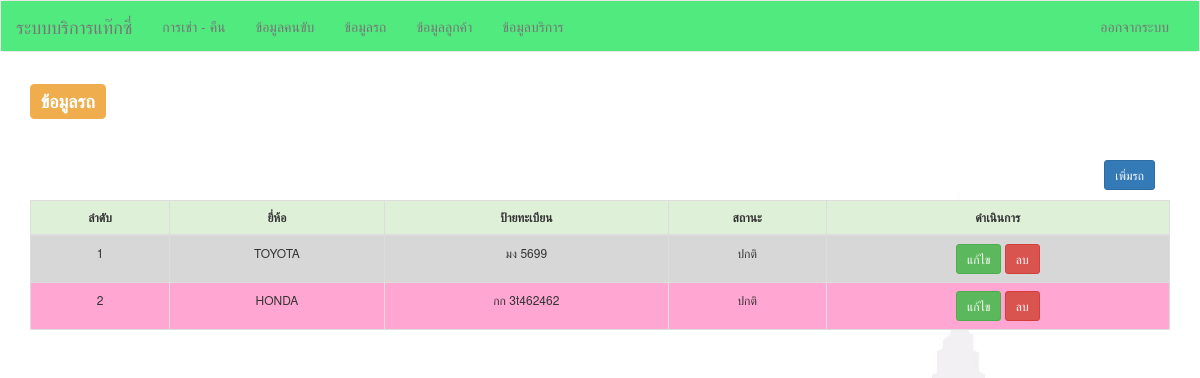
The page /index.php?viewName=carList (signed in) on the database as committed earlier.
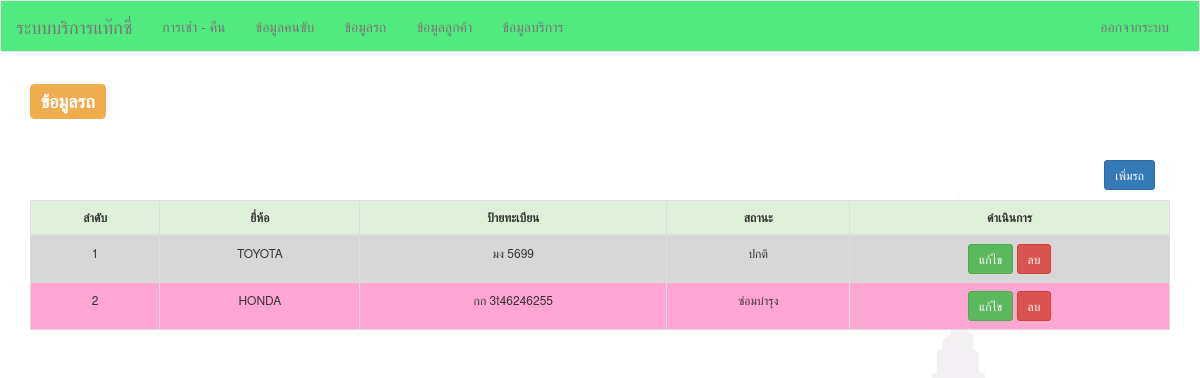
The same page on the database as committed later.
### tables this page shows
CREATE TABLE `car` (
  `carID` int(11) NOT NULL,
  `brand` varchar(20) NOT NULL,
  `licensePlate` varchar(20) DEFAULT NULL,
  `status` enum('ปกติ','ซ่อมบำรุง') NOT NULL
);

### model/car.php (called while the page is built, shortened)
<?php
class Car {
    public function read($condition = " 1=1") {
         $this->sql = "SELECT * FROM car WHERE $condition";
        $query = mysql_query($this->sql);
        if ($query) {
            $result = array();
            while ($row = mysql_fetch_array($query, MYSQL_ASSOC)) {
                $result[] = $row;
            }
            return $result;
        } else {
            return false;
        }
    }
}
?>

### views/carList.php (the view, shortened to what this page needs)
<?php
include "./model/car.php";
$obj = new Car();
$rows = $obj->read();
?>
<div class="container">
    <h3><label class="label label-warning">ข้อมูลรถ</label></h3>
    <br /><br>
    <div class="col-md-12 pull-right">
    	<a href="index.php?viewName=add_car" class="btn  btn-sm btn-primary pull-right">เพิ่มรถ</a>
    </div>
    <br /><br>
    <div class="table-responsive">
        <table class="table table-bordered table-hover" style="font-size:12px;">
            <thead>
                <tr class="success">
                    <th class="text-center">ลำดับ</th>
                    <th class="text-center">ยี่ห้อ</th>
                    <th class="text-center">ป้ายทะเบียน</th>
                    <th class="text-center">สถานะ</th>
                    <th class="text-center">ดำเนินการ</th>
                </tr>
            </thead>
            <tbody>
                <?php
                if ($rows != false) {
                    $count = 1;
                    foreach ($rows as $row) {
                        ?>
                        <tr>
                            <td class="text-center"><?= $count++; ?></td>
                            <td class="text-center"><?= $row["brand"] ?></td>
                            <td class="text-center"><?= $row["licensePlate"] ?></td>
                            <td class="text-center"><?= $row["status"] ?></td>
                            <td class="text-center text-center">
                                <a href="index.php?viewName=editCar&carID=<?= $row["carID"] ?>" class="btn btn-sm btn-success">
				   แก้ไข
                                </a>
                                <a onclick="return confirm('ยืนยันการลบคนขับ')" href="deleteCar.php?carID=<?= $row["carID"] ?>" class="btn btn-sm btn-danger">
                                   ลบ
                                </a>
                            </td>
                        </tr>
                        <?php
                    }
                }
                ?>
            </tbody>
        </table>
    </div>
</div>

### index.php (shortened to what this page needs)
<html>
    <head>
		<link href="css/site.css" rel="stylesheet" type="text/css"/>
        <link href="css/bootstrap.min.css" rel="stylesheet" type="text/css"/>
        <link rel="stylesheet" type="text/css" href="css/datepicker.css">
    </head>
    <body>
     <?php
        include "menu.php";
        if ($_GET["viewName"] != "") {
            include "./views/{$_GET["viewName"]}.php";
        } else {
            redirect("index.php?viewName=employeeList");
        }
        ?>
    </body>
</html>

### menu.php (shortened to what this page needs)
<nav class="navbar navbar-default">
    <div class="container-fluid" style="background-color:#51EA7E">
        <div class="navbar-header">
            <a class="navbar-brand" href="?viewName=driverList">ระบบบริการแท๊กซี่</a>
        </div>
        <div class="collapse navbar-collapse" id="bs-example-navbar-collapse-1">
            <ul class="nav navbar-nav">
                    <?php if($_SESSION["userType"] == "Admin") { ?>
                            <li>
                                <a href="?viewName=rentList">การเช่า - คืน <span class="sr-only">(current)</span></a>
                            </li>
                    <?php } ?>
                     <?php if($_SESSION["userType"] == "Admin") { ?>
                            <li>
                                <a href="?viewName=driverList">ข้อมูลคนขับ <span class="sr-only">(current)</span></a>
                            </li>
                    <?php } ?>
                     <?php if($_SESSION["userType"] == "Admin") { ?>
                            <li>
                                <a href="?viewName=carList">ข้อมูลรถ <span class="sr-only">(current)</span></a>
                            </li>
                    <?php } ?>
                      <?php if($_SESSION["userType"] == "Admin") { ?>
                            <li>
                                <a href="?viewName=memberList">ข้อมูลลูกค้า <span class="sr-only">(current)</span></a>
                            </li>
                    <?php } ?>
                      <?php if($_SESSION["userType"] == "Admin") { ?>
                            <li>
                                <a href="?viewName=serviceList">ข้อมูลบริการ <span class="sr-only">(current)</span></a>
                            </li>
                    <?php } ?>
            </ul>
            <ul class="nav navbar-nav navbar-right">
                <li><a href="logout.php">ออกจากระบบ</a></li>
            </ul>
        </div>
    </div>
</nav>

### css/site.css (style rules this page uses)
body { background: url('../images/bg0004.jpg')no-repeat center center fixed; -webkit-background-size: cover; -moz-background-size: cover; -o-background-size: cover; background-size: cover; }
tr:nth-child(odd) { background-color: #D7D7D7; }
tr:nth-child(even) { background-color: #FFA6D2; }

Rows that differ between the two databases and show on the page:
changed car "HONDA": licensePlate "กก 3t462462" → "กก 3t46246255"; status "ปกติ" → "ซ่อมบำรุง"
